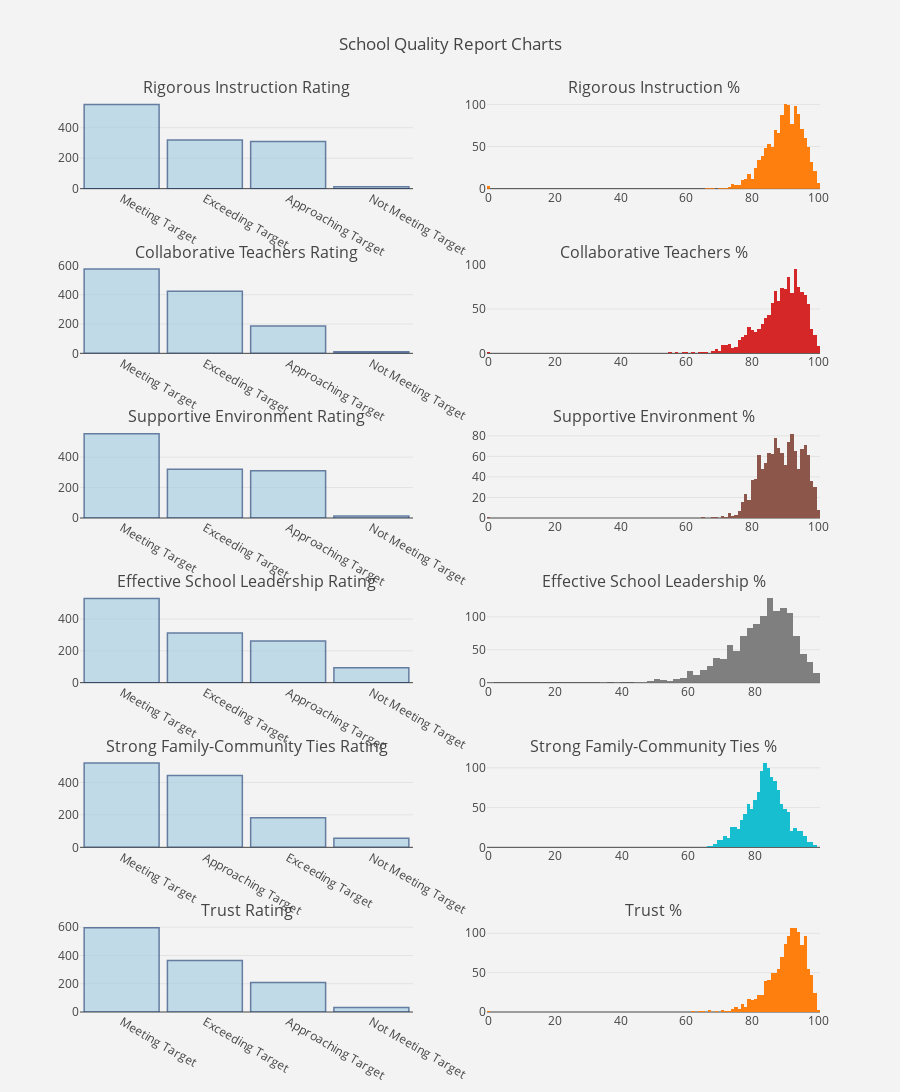

Notebook code cell kept with this figure:
### Code cell
rir = schl_df['Rigorous Instruction Rating'].value_counts().to_dict()
rir_bar = go.Bar(
            y= list(rir.values()),
            x = list(rir.keys()),
            width = 0.9,
            opacity=0.6, 
            orientation = 'v',
            name = 'Rigorous Instruction Rating',
            marker= marker_common
        )

rir2_hist = go.Histogram(
    x = schl_df['Rigorous Instruction %'],
    name = 'Rigorous Instruction %'
)


ctr = schl_df['Collaborative Teachers Rating'].value_counts().to_dict()
ctr_bar = go.Bar(
            y= list(ctr.values()),
            x = list(ctr.keys()),
            width = 0.9,
            opacity=0.6, 
            orientation = 'v',
            name = 'Collaborative Teachers Rating',
            marker= marker_common
        )

ctr2_hist = go.Histogram(
    x = schl_df['Collaborative Teachers %'],
    name = 'Collaborative Teachers %'
)


ser = schl_df['Supportive Environment Rating'].value_counts().to_dict()
ser_bar = go.Bar(
            y= list(rir.values()),
            x = list(rir.keys()),
            width = 0.9,
            opacity=0.6, 
            orientation = 'v',
            name = 'Supportive Environment Rating',
            marker= marker_common
        )

ser2_hist = go.Histogram(
    x = schl_df['Supportive Environment %'],
    name = 'Supportive Environment %'
)


eslr = schl_df['Effective School Leadership Rating'].value_counts().to_dict()
eslr_bar = go.Bar(
            y= list(eslr.values()),
            x = list(eslr.keys()),
            width = 0.9,
            opacity=0.6, 
            orientation = 'v',
            name = 'Effective School Leadership Rating',
            marker= marker_common
        )

eslr2_hist = go.Histogram(
    x = schl_df['Effective School Leadership %'],
    name = 'Effective School Leadership %'
)


sfct = schl_df['Strong Family-Community Ties Rating'].value_counts().to_dict()
sfct_bar = go.Bar(
            y= list(sfct.values()),
            x = list(sfct.keys()),
            width = 0.9,
            opacity=0.6, 
            orientation = 'v',
            name = 'Strong Family-Community Rating',
            marker= marker_common
        )

sfct2_hist = go.Histogram(
    x = schl_df['Strong Family-Community Ties %'],
    name = 'Strong Family-Community Ties %'
)


tr = schl_df['Trust Rating'].value_counts().to_dict()
tr_bar = go.Bar(
            y= list(tr.values()),
            x = list(tr.keys()),
            width = 0.9,
            opacity=0.6, 
            orientation = 'v',
            name = 'Trust Rating',
            marker= marker_common
        )

tr2_hist = go.Histogram(
    x = schl_df['Trust %'],
    name = 'Trust %'
)


fig = tls.make_subplots(rows=6, cols=2, subplot_titles=('Rigorous Instruction Rating', 'Rigorous Instruction %',
                                                        'Collaborative Teachers Rating', 'Collaborative Teachers %',
                                                        'Supportive Environment Rating', 'Supportive Environment %',
                                                       'Effective School Leadership Rating', 'Effective School Leadership %',
                                                        'Strong Family-Community Ties Rating', 'Strong Family-Community Ties %',
                                                       'Trust Rating', 'Trust %'));
fig.append_trace(rir_bar, 1, 1);
fig.append_trace(rir2_hist, 1, 2);
fig.append_trace(ctr_bar, 2, 1);
fig.append_trace(ctr2_hist, 2, 2);
fig.append_trace(ser_bar, 3, 1);
fig.append_trace(ser2_hist, 3, 2);
fig.append_trace(eslr_bar, 4, 1);
fig.append_trace(eslr2_hist, 4, 2);
fig.append_trace(sfct_bar, 5, 1);
fig.append_trace(sfct2_hist, 5, 2);
fig.append_trace(tr_bar, 6, 1);
fig.append_trace(tr2_hist, 6, 2);

fig['layout'].update(height=2400,title='School Quality Report Charts', showlegend=False, paper_bgcolor='rgb(243, 243, 243)',plot_bgcolor='rgb(243, 243, 243)');
py.iplot(fig, filename='simple-subplot')

### Figure 1 — Plotly figure (JSON) as saved in the notebook; plotly's stock layout.template omitted (floating-point values rounded to 4 significant figures; data arrays with more than 128 entries replaced by an {"elided": "..."} marker saying what was removed)
{"data": [{"marker": {"color": "rgb(158,202,225)", "line": {"color": "rgb(8,48,107)", "width": 1.5}}, "name": "Rigorous Instruction Rating", "opacity": 0.6, "orientation": "v", "type": "bar", "width": 0.9, "x": ["Meeting Target", "Exceeding Target", "Approaching Target", "Not Meeting Target"], "xaxis": "x1", "y": [553, 320, 310, 13], "yaxis": "y1"}, {"name": "Rigorous Instruction %", "type": "histogram", "x": {"elided": "1272 str values"}, "xaxis": "x2", "yaxis": "y2"}, {"marker": {"color": "rgb(158,202,225)", "line": {"color": "rgb(8,48,107)", "width": 1.5}}, "name": "Collaborative Teachers Rating", "opacity": 0.6, "orientation": "v", "type": "bar", "width": 0.9, "x": ["Meeting Target", "Exceeding Target", "Approaching Target", "Not Meeting Target"], "xaxis": "x3", "y": [575, 423, 187, 11], "yaxis": "y3"}, {"name": "Collaborative Teachers %", "type": "histogram", "x": {"elided": "1272 str values"}, "xaxis": "x4", "yaxis": "y4"}, {"marker": {"color": "rgb(158,202,225)", "line": {"color": "rgb(8,48,107)", "width": 1.5}}, "name": "Supportive Environment Rating", "opacity": 0.6, "orientation": "v", "type": "bar", "width": 0.9, "x": ["Meeting Target", "Exceeding Target", "Approaching Target", "Not Meeting Target"], "xaxis": "x5", "y": [553, 320, 310, 13], "yaxis": "y5"}, {"name": "Supportive Environment %", "type": "histogram", "x": {"elided": "1272 str values"}, "xaxis": "x6", "yaxis": "y6"}, {"marker": {"color": "rgb(158,202,225)", "line": {"color": "rgb(8,48,107)", "width": 1.5}}, "name": "Effective School Leadership Rating", "opacity": 0.6, "orientation": "v", "type": "bar", "width": 0.9, "x": ["Meeting Target", "Exceeding Target", "Approaching Target", "Not Meeting Target"], "xaxis": "x7", "y": [530, 313, 262, 94], "yaxis": "y7"}, {"name": "Effective School Leadership %", "type": "histogram", "x": {"elided": "1272 str values"}, "xaxis": "x8", "yaxis": "y8"}, {"marker": {"color": "rgb(158,202,225)", "line": {"color": "rgb(8,48,107)", "width": 1.5}}, "name": "Strong Family-Community Rating", "opacity": 0.6, "orientation": "v", "type": "bar", "width": 0.9, "x": ["Meeting Target", "Approaching Target", "Exceeding Target", "Not Meeting Target"], "xaxis": "x9", "y": [519, 442, 182, 56], "yaxis": "y9"}, {"name": "Strong Family-Community Ties %", "type": "histogram", "x": {"elided": "1272 str values"}, "xaxis": "x10", "yaxis": "y10"}, {"marker": {"color": "rgb(158,202,225)", "line": {"color": "rgb(8,48,107)", "width": 1.5}}, "name": "Trust Rating", "opacity": 0.6, "orientation": "v", "type": "bar", "width": 0.9, "x": ["Meeting Target", "Exceeding Target", "Approaching Target", "Not Meeting Target"], "xaxis": "x11", "y": [596, 364, 208, 31], "yaxis": "y11"}, {"name": "Trust %", "type": "histogram", "x": {"elided": "1272 str values"}, "xaxis": "x12", "yaxis": "y12"}], "layout": {"annotations": [{"font": {"size": 16}, "showarrow": false, "text": "Rigorous Instruction Rating", "x": 0.225, "xanchor": "center", "xref": "paper", "y": 1.0, "yanchor": "bottom", "yref": "paper"}, {"font": {"size": 16}, "showarrow": false, "text": "Rigorous Instruction %", "x": 0.775, "xanchor": "center", "xref": "paper", "y": 1.0, "yanchor": "bottom", "yref": "paper"}, {"font": {"size": 16}, "showarrow": false, "text": "Collaborative Teachers Rating", "x": 0.225, "xanchor": "center", "xref": "paper", "y": 0.8194, "yanchor": "bottom", "yref": "paper"}, {"font": {"size": 16}, "showarrow": false, "text": "Collaborative Teachers %", "x": 0.775, "xanchor": "center", "xref": "paper", "y": 0.8194, "yanchor": "bottom", "yref": "paper"}, {"font": {"size": 16}, "showarrow": false, "text": "Supportive Environment Rating", "x": 0.225, "xanchor": "center", "xref": "paper", "y": 0.6389, "yanchor": "bottom", "yref": "paper"}, {"font": {"size": 16}, "showarrow": false, "text": "Supportive Environment %", "x": 0.775, "xanchor": "center", "xref": "paper", "y": 0.6389, "yanchor": "bottom", "yref": "paper"}, {"font": {"size": 16}, "showarrow": false, "text": "Effective School Leadership Rating", "x": 0.225, "xanchor": "center", "xref": "paper", "y": 0.4583, "yanchor": "bottom", "yref": "paper"}, {"font": {"size": 16}, "showarrow": false, "text": "Effective School Leadership %", "x": 0.775, "xanchor": "center", "xref": "paper", "y": 0.4583, "yanchor": "bottom", "yref": "paper"}, {"font": {"size": 16}, "showarrow": false, "text": "Strong Family-Community Ties Rating", "x": 0.225, "xanchor": "center", "xref": "paper", "y": 0.2778, "yanchor": "bottom", "yref": "paper"}, {"font": {"size": 16}, "showarrow": false, "text": "Strong Family-Community Ties %", "x": 0.775, "xanchor": "center", "xref": "paper", "y": 0.2778, "yanchor": "bottom", "yref": "paper"}, {"font": {"size": 16}, "showarrow": false, "text": "Trust Rating", "x": 0.225, "xanchor": "center", "xref": "paper", "y": 0.09722, "yanchor": "bottom", "yref": "paper"}, {"font": {"size": 16}, "showarrow": false, "text": "Trust %", "x": 0.775, "xanchor": "center", "xref": "paper", "y": 0.09722, "yanchor": "bottom", "yref": "paper"}], "height": 2400, "paper_bgcolor": "rgb(243, 243, 243)", "plot_bgcolor": "rgb(243, 243, 243)", "showlegend": false, "title": "School Quality Report Charts", "xaxis1": {"anchor": "y1", "domain": [0, 0.45]}, "xaxis10": {"anchor": "y10", "domain": [0.55, 1]}, "xaxis11": {"anchor": "y11", "domain": [0, 0.45]}, "xaxis12": {"anchor": "y12", "domain": [0.55, 1]}, "xaxis2": {"anchor": "y2", "domain": [0.55, 1]}, "xaxis3": {"anchor": "y3", "domain": [0, 0.45]}, "xaxis4": {"anchor": "y4", "domain": [0.55, 1]}, "xaxis5": {"anchor": "y5", "domain": [0, 0.45]}, "xaxis6": {"anchor": "y6", "domain": [0.55, 1]}, "xaxis7": {"anchor": "y7", "domain": [0, 0.45]}, "xaxis8": {"anchor": "y8", "domain": [0.55, 1]}, "xaxis9": {"anchor": "y9", "domain": [0, 0.45]}, "yaxis1": {"anchor": "x1", "domain": [0.9028, 1.0]}, "yaxis10": {"anchor": "x10", "domain": [0.1806, 0.2778]}, "yaxis11": {"anchor": "x11", "domain": [0, 0.09722]}, "yaxis12": {"anchor": "x12", "domain": [0, 0.09722]}, "yaxis2": {"anchor": "x2", "domain": [0.9028, 1.0]}, "yaxis3": {"anchor": "x3", "domain": [0.7222, 0.8194]}, "yaxis4": {"anchor": "x4", "domain": [0.7222, 0.8194]}, "yaxis5": {"anchor": "x5", "domain": [0.5417, 0.6389]}, "yaxis6": {"anchor": "x6", "domain": [0.5417, 0.6389]}, "yaxis7": {"anchor": "x7", "domain": [0.3611, 0.4583]}, "yaxis8": {"anchor": "x8", "domain": [0.3611, 0.4583]}, "yaxis9": {"anchor": "x9", "domain": [0.1806, 0.2778]}}}
